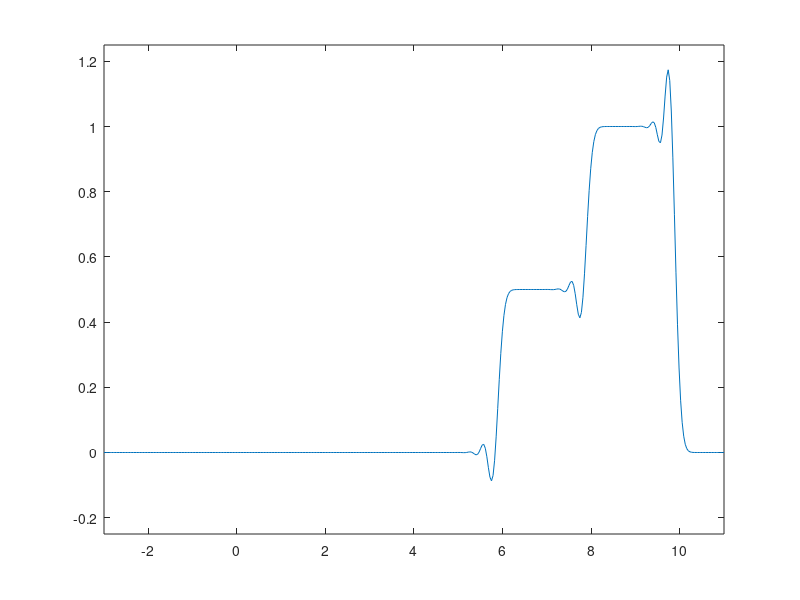

MATLAB code to generate this figure:
%%% Finite Differences Theta Scheme for Parabolic Equation

T=8; %% final time
xmin=-3; xmax=11; %% spatial interval
L=xmax-xmin;

Nx=400; %% number of spatial discretization intervals
h=L/Nx;
x=xmin:h:xmax;

a=1;  %% value of speed
nu=0.9; 

dT=nu*h/a
Nt=floor(T/dT);

u=zeros(Nx+1,1); %% initialization 

%u(abs(x)<1)=1;   %% Initial condition N1

u(abs(x-1)<=1)=1;  %% initial condition N2
u(abs(x+1)<1)=.5; %% initial condition N2

figure(1); plot(x,u); axis([xmin xmax -.25 1.25]); drawnow;
pause(1)

%%%% Construction of matrices A and B

A=(1-(nu)^2)*eye(Nx-1)...
    -1/2*nu*(1-nu)*[zeros(Nx-1,1) eye(Nx-1,Nx-2)]...
    +1/2*nu*(1+nu)*[zeros(1,Nx-1) ; eye(Nx-2,Nx-1)];

for i=1:Nt
    u(2:Nx)=(A*u(2:Nx));
    figure(1); plot(x,u); axis([xmin xmax -.25 1.25]); drawnow;
end;

